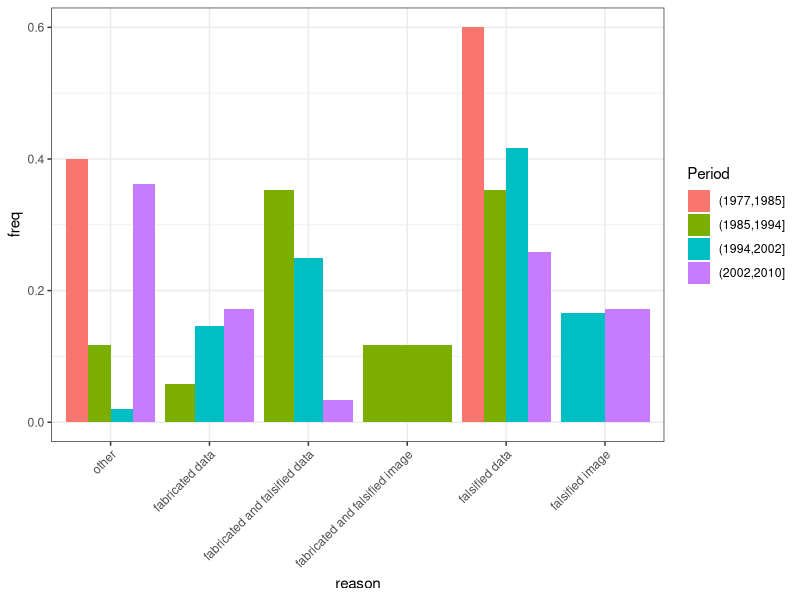
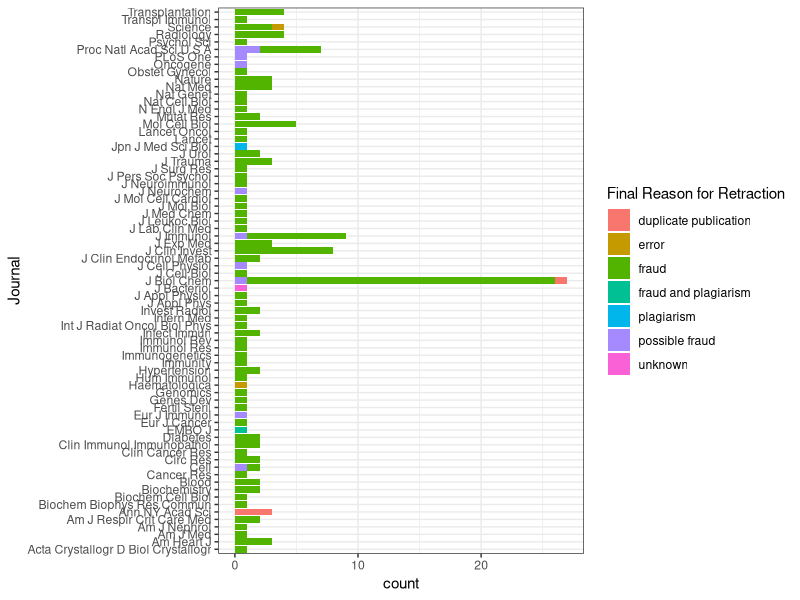
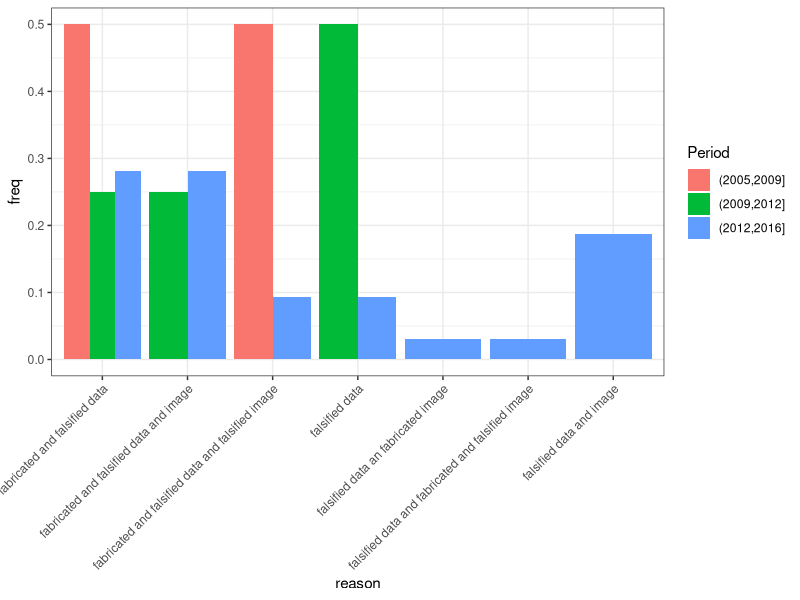
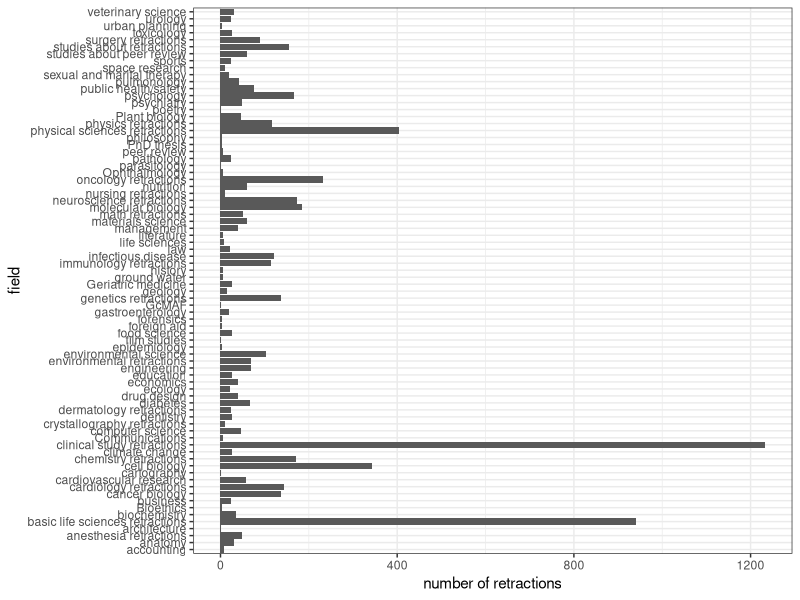
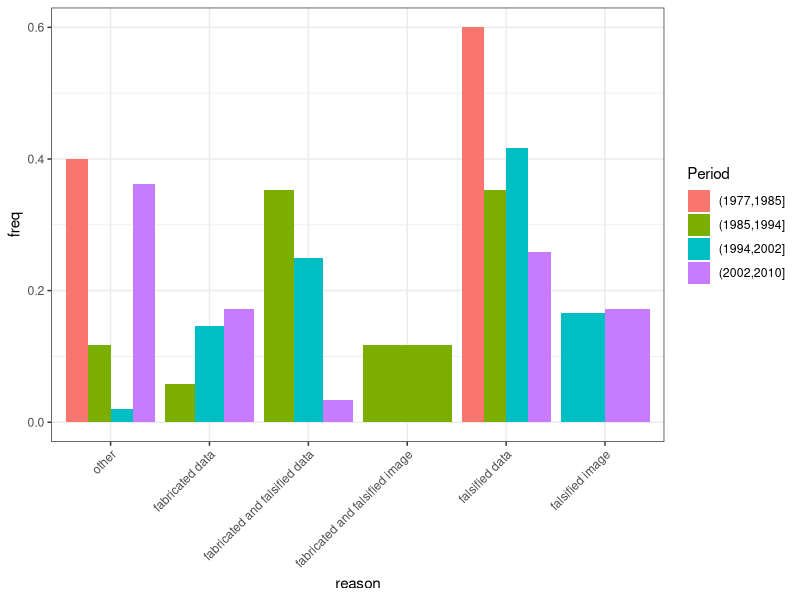
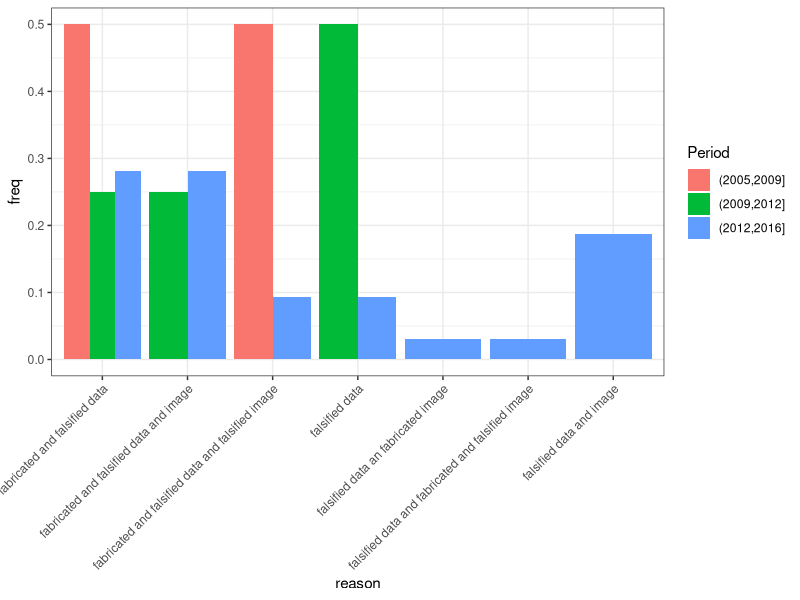
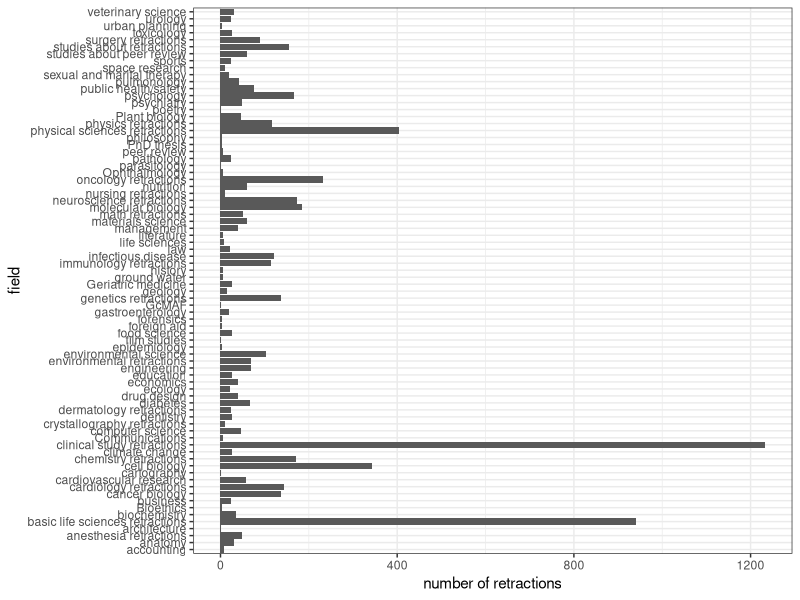

R code for these plots, in order:
library(tidyverse)
library(stringr)

###### Data fang et al 2012 ###################

Data_fang <- read_csv("../Data/data_fang_2012_retractions.csv")

fab_str <- "(fabricated|fak[eing]+|fabricati[ong]+)"
fals_str <- "(falsifying|falsified|falsification|false|manipulated|manipulation|biasing|tamper[ing]?)"
data_str <- "(data|report[s]?|experiment[s]?|research|result[s]?)"
image_str <- "(figure[s]?|image[s]?)"
tags <- c(paste(c("(.*",fab_str,"[^\\.]*",data_str,".*|",data_str,"[^\\.]*",fab_str,".*)"), collapse=""),
          paste(c("(.*",fals_str,"[^\\.]*",data_str,".*|",data_str,"[^\\.]*",fals_str,".*)"), collapse=""),
          paste(c("(.*",fab_str,"[^\\.]*",image_str,".*|",image_str,"[^\\.]*",fab_str,".*)"), collapse=""),
          paste(c("(.*",fals_str,"[^\\.]*",image_str,".*|",image_str,"[^\\.]*",fals_str,".*)"), collapse=""))
                
tags_names <- c("fabricated_data", "falsified_data", "fabricated_image", "falsified_image")

Data_fang <- Data_fang %>% mutate(reason = map_chr(`Secondary Source`, function(a){
    str_trim(paste(ifelse(rowSums(!is.na(str_match(a, tags))) > 0 , tags_names, ""), collapse = " "), "both") })) %>% mutate(reason = factor(reason, labels = c("other","fabricated data", " fabricated and falsified data", " fabricated and falsified image", "falsified data", " falsified image")))

Data_fang <- Data_fang %>% mutate(Period = cut(`Year Published`, breaks = 4))
Data_fang %>% group_by(Period, reason) %>% summarise(n = n()) %>% mutate(freq = n / sum(n)) %>% ggplot(aes(x = reason, y = freq, fill = Period)) + geom_bar(stat = "identity", position = "dodge") + theme_bw() + theme(axis.text.x = element_text(angle = 45, hjust = 1))

ggsave("../figures/plot_fang_fraud.png")

## by journal
Data_fang %>% ggplot(aes(x = Journal))  +geom_bar(aes(fill = `Final Reason for Retraction`)) + coord_flip() + theme_bw()

########## data ORI ##########################################

Data_ori <- read_csv("../Data/data_ori.csv")
Data_ori <- Data_ori %>% mutate(Period = cut(year, breaks = 3), reason = factor(reason, labels = c("fabricated and falsified data", "fabricated and falsified data and image", "fabricated and falsified data and falsified image", "falsified data", "falsified data an fabricated image", "falsified data and fabricated and falsified image", "falsified data and image"))) 

Data_ori %>% group_by(Period, reason) %>% summarise(n = n()) %>% mutate(freq = n / sum(n)) %>% ggplot(aes(x = reason, y = freq, fill = Period)) + geom_bar(stat = "identity", position = "dodge") + theme_bw() + theme(axis.text.x = element_text(angle = 45, hjust = 1))

ggsave("../figures/reason_retractions_ori.pdf")
###### retraction watch #######

Data_rw <- read_csv("../Data/retraction_watch.csv")

Data_rw %>% ggplot(aes(x = field, y = n_retractions)) + geom_bar(stat = "identity") + theme_bw() + coord_flip() + ylab(label = "number of retractions")

ggsave("retractions_by_field.png")
